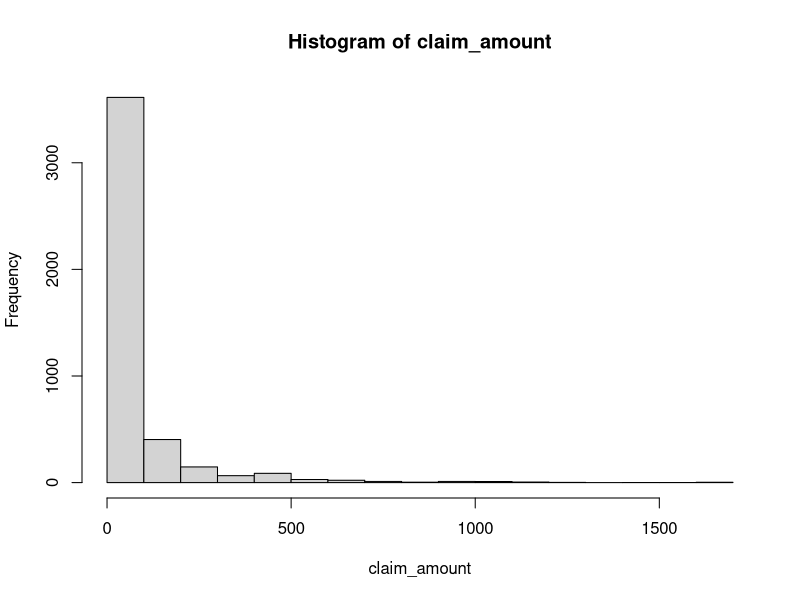
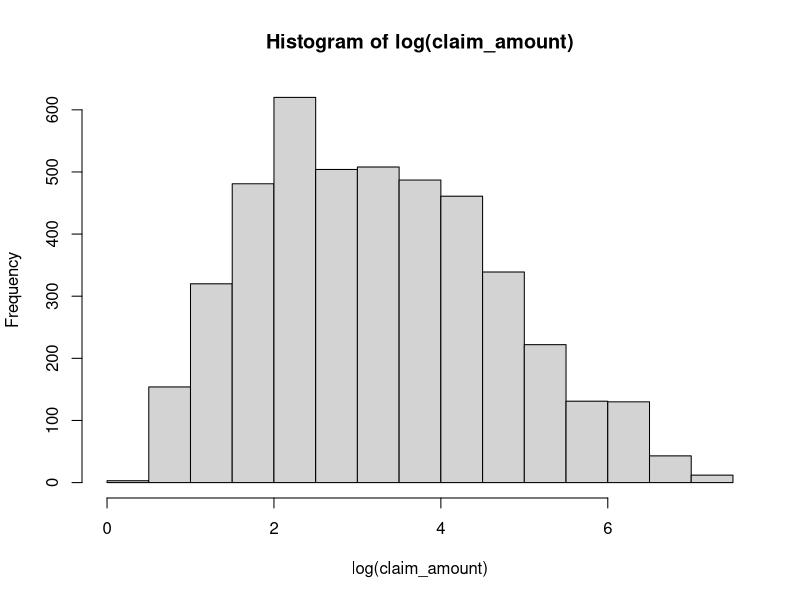
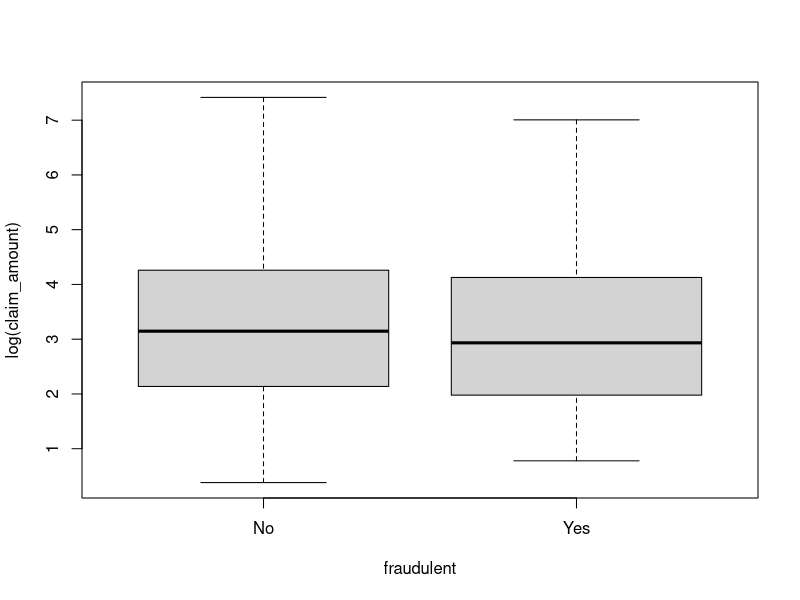
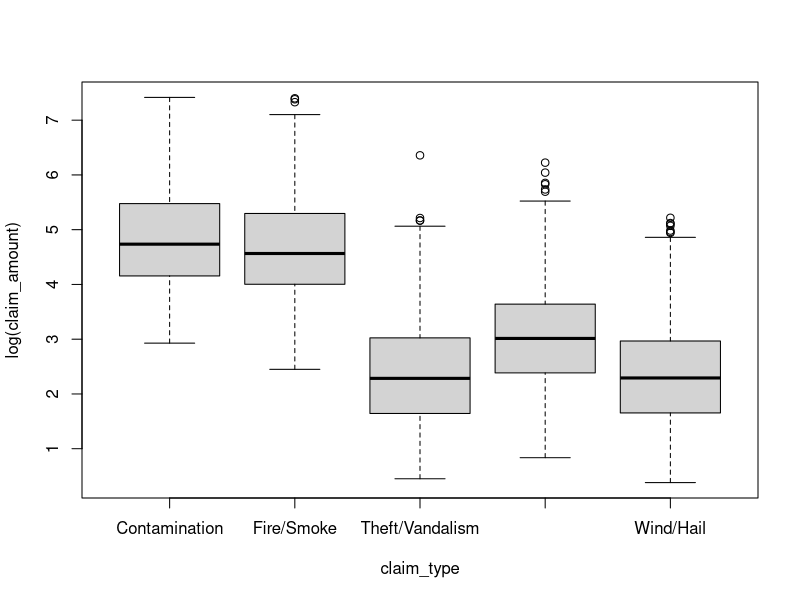

Write R code to recreate these figures, in order.
#######################
# Section 6, Stat 139 #
#       ANOVA         #
#      10/15/15       #
#    Reagan Rose      #
#######################

# Exercise 1
n = c(24,67,32)
N = sum(n)
mean = c(76.88,71.45,63.19)
sd = c(14.10, 13.05, 17.3)

allmean = sum(mean*(n/N))
SSB = sum(n*(mean-allmean)^2)
SSW = sum((n-1)*sd^2)
dfB = length(n)-1
dfW = N - length(n)
F_obs = (SSB/dfB)/(SSW/dfW)

1 - pf(F_obs, dfB, dfW) #p-value

# Contrasts for midsize versus big
a = c(1,-.5,-.5)
T_num = sum(a*mean)
Sp2 = SSW/ (sum(n)-length(n))
T_denom = sqrt(Sp2) * sqrt(sum(a^2/n))

T = T_num / T_denom
df = sum(n)-length(n)
p.val = 2*(1-pt(T,df))

# Contrasts for SUV versus pickup
a = c(0,1,-1)
T_num = sum(a*mean)
T_denom = sqrt(Sp2) * sqrt(sum(a^2/n))

T = T_num / T_denom
df = sum(n)-length(n)
p.val = 2*(1-pt(T,df))

# t-test
var.pooled = ((n[2]-1)*sd[2]^2 + (n[3]-1)*sd[3]^2)/(n[2]+n[3]-2)
sd.pooled = sqrt(var.pooled)
t.obs = (mean[2]-mean[3])/(sd.pooled*sqrt((1/n[2])+(1/n[3])))

df.t = (n[2]+n[3]-2)
2*(1-pt(t.obs,df.t))


# Exercise 2
setwd("~/Desktop/Stat139/Section 6")
data = read.csv("insurance_claims.csv")
head(data)
attach(data)

summary(claim_type)
summary(claim_amount)

# Figure out the correct way to transform the data
hist(claim_amount)
hist(log(claim_amount))
boxplot(log(claim_amount)~fraudulent)
boxplot(log(claim_amount)~claim_type)

# Prove to yourself the the ANOVA for two groups is equivalent to the t-test
model0= aov(log(claim_amount)~fraudulent)
summary(model0)

t.test(log(claim_amount)~fraudulent, var.equal=T)
t.test(log(claim_amount)~fraudulent, var.equal=T)$statistic^2

# Conduct one-way ANOVA using the different claim types as groups
model1 = aov(log(claim_amount)~claim_type)
summary(model1)

# Two way ANOVA with claim types and fraudulence as groups
model2 = aov(log(claim_amount)~claim_type+fraudulent)
summary(model2)


# Something cool we'll talk about next week
model3 = aov(log(claim_amount)~townsize)
summary(model3)

model4 = aov(log(claim_amount)~claim_type+townsize)
summary(model4)

model5 = aov(log(claim_amount)~claim_type*townsize)
summary(model5)
